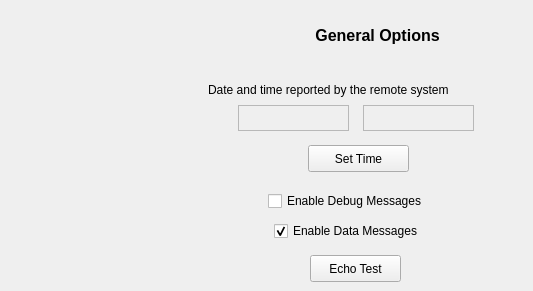
   <widget class="QWidget" name="generalTab">
    <property name="toolTip">
     <string>Time and debug display settings</string>
    </property>
    <attribute name="title">
     <string>General</string>
    </attribute>
    <widget class="QPushButton" name="timeSetButton">
     <property name="geometry">
      <rect>
       <x>308</x>
       <y>145</y>
       <width>101</width>
       <height>27</height>
      </rect>
     </property>
     <property name="toolTip">
      <string>Set the time/date in the remote system from the local time.</string>
     </property>
     <property name="text">
      <string>Set Time</string>
     </property>
    </widget>
    <widget class="QLabel" name="date">
     <property name="geometry">
      <rect>
       <x>238</x>
       <y>105</y>
       <width>111</width>
       <height>26</height>
      </rect>
     </property>
     <property name="toolTip">
      <string>Time/Date in the remote system.</string>
     </property>
     <property name="frameShape">
      <enum>QFrame::StyledPanel</enum>
     </property>
     <property name="frameShadow">
      <enum>QFrame::Raised</enum>
     </property>
     <property name="lineWidth">
      <number>3</number>
     </property>
     <property name="midLineWidth">
      <number>1</number>
     </property>
     <property name="text">
      <string/>
     </property>
    </widget>
    <widget class="QLabel" name="time">
     <property name="geometry">
      <rect>
       <x>363</x>
       <y>105</y>
       <width>111</width>
       <height>26</height>
      </rect>
     </property>
     <property name="toolTip">
      <string>Time/Date in the remote system.</string>
     </property>
     <property name="frameShape">
      <enum>QFrame::StyledPanel</enum>
     </property>
     <property name="frameShadow">
      <enum>QFrame::Raised</enum>
     </property>
     <property name="lineWidth">
      <number>3</number>
     </property>
     <property name="midLineWidth">
      <number>1</number>
     </property>
     <property name="text">
      <string/>
     </property>
    </widget>
    <widget class="QLabel" name="dateTimeLabel">
     <property name="geometry">
      <rect>
       <x>208</x>
       <y>80</y>
       <width>316</width>
       <height>20</height>
      </rect>
     </property>
     <property name="text">
      <string>Date and time reported by the remote system</string>
     </property>
    </widget>
    <widget class="QLabel" name="generalLabel">
     <property name="geometry">
      <rect>
       <x>258</x>
       <y>15</y>
       <width>239</width>
       <height>41</height>
      </rect>
     </property>
     <property name="font">
      <font>
       <pointsize>12</pointsize>
       <weight>75</weight>
       <bold>true</bold>
      </font>
     </property>
     <property name="text">
      <string>General Options</string>
     </property>
     <property name="alignment">
      <set>Qt::AlignCenter</set>
     </property>
     <property name="wordWrap">
      <bool>true</bool>
     </property>
    </widget>
    <widget class="QCheckBox" name="debugMessageCheckbox">
     <property name="geometry">
      <rect>
       <x>268</x>
       <y>190</y>
       <width>187</width>
       <height>22</height>
      </rect>
     </property>
     <property name="toolTip">
      <string>Enable Debug Messages to be sent from remote</string>
     </property>
     <property name="text">
      <string>Enable Debug Messages</string>
     </property>
    </widget>
    <widget class="QCheckBox" name="dataMessageCheckbox">
     <property name="geometry">
      <rect>
       <x>274</x>
       <y>220</y>
       <width>185</width>
       <height>22</height>
      </rect>
     </property>
     <property name="toolTip">
      <string>Enable Data Messages. Disabling will stop the main display from showing real-time data and will stoip local recording.</string>
     </property>
     <property name="text">
      <string>Enable Data Messages</string>
     </property>
     <property name="checked">
      <bool>true</bool>
     </property>
    </widget>
    <widget class="QPushButton" name="echoTestButton">
     <property name="geometry">
      <rect>
       <x>310</x>
       <y>255</y>
       <width>91</width>
       <height>27</height>
      </rect>
     </property>
     <property name="toolTip">
      <string>Request an ID to be sent from the remote.</string>
     </property>
     <property name="text">
      <string>Echo Test</string>
     </property>
    </widget>
   </widget>
